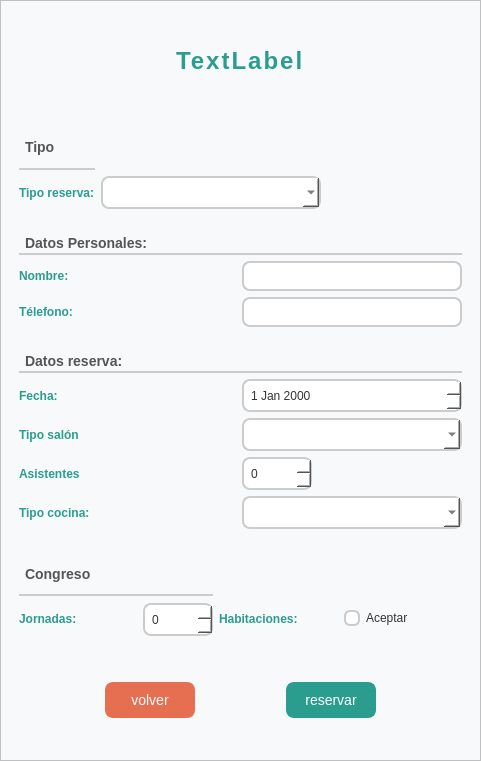
<?xml version="1.0" encoding="UTF-8"?>
<ui version="4.0">
 <class>window_reserva</class>
 <widget class="QWidget" name="window_reserva">
  <property name="geometry">
   <rect>
    <x>0</x>
    <y>0</y>
    <width>481</width>
    <height>761</height>
   </rect>
  </property>
  <property name="minimumSize">
   <size>
    <width>481</width>
    <height>761</height>
   </size>
  </property>
  <property name="maximumSize">
   <size>
    <width>481</width>
    <height>761</height>
   </size>
  </property>
  <property name="windowTitle">
   <string>Form</string>
  </property>
  <widget class="QFrame" name="a_frame">
   <property name="geometry">
    <rect>
     <x>0</x>
     <y>0</y>
     <width>481</width>
     <height>761</height>
    </rect>
   </property>
   <property name="minimumSize">
    <size>
     <width>481</width>
     <height>761</height>
    </size>
   </property>
   <property name="maximumSize">
    <size>
     <width>481</width>
     <height>761</height>
    </size>
   </property>
   <property name="styleSheet">
    <string notr="true">QWidget {
    background-color: #F8F9FA; 
    font-family: &quot;Segoe UI&quot;, Arial, sans-serif; 
    font-size: 14px; 
    color: #333333; 
}
QLabel {
    font-weight: bold; 
    color: #2A9D8F; 
    font-size: 12px; 
}
QLineEdit {
    background-color: #FFFFFF; 
    border: 2px solid #CCCCCC; 
    border-radius: 8px; 
    padding: 5px; 
    font-size: 12px; 
    color: #333333; 
    selection-background-color: #2A9D8F; 
    selection-color: #FFFFFF; 
}

QLineEdit:hover {
    border: 2px solid #A4C639; 
}

QLineEdit:focus {
    border: 2px solid #2A9D8F; 
    outline: none; 
    background-color: #F0FDFC; 
    color: #333333; 
}
QPushButton {
    background-color: #2A9D8F; 
    color: #FFFFFF; 
    border-radius: 8px; 
    padding: 6px 12px; 
    font-size: 14px; 
    border: 2px solid #2A9D8F; 
}

QPushButton:hover {
    background-color: #A4C639; 
    border: 2px solid #A4C639; 
}

QPushButton:pressed {
    background-color: #207567; 
    border: 2px solid #207567; 
}
QComboBox {
    background-color: #FFFFFF; 
    border: 2px solid #CCCCCC; 
    border-radius: 8px; 
    padding: 5px; 
    font-size: 12px; 
    color: #333333; 
}

QComboBox:hover {
    border: 2px solid #A4C639; 
}

QComboBox:focus {
    border: 2px solid #2A9D8F; 
    outline: none; 
    background-color: #F0FDFC; 
}

QComboBox QAbstractItemView {
    background-color: #FFFFFF; 
    selection-background-color: #2A9D8F; 
    selection-color: #FFFFFF; 
}
QSpinBox {
    background-color: #FFFFFF; 
    border: 2px solid #CCCCCC; 
    border-radius: 8px; 
    padding: 5px; 
    font-size: 12px; 
    color: #333333; 
}

QSpinBox:hover {
    border: 2px solid #A4C639; 
}

QSpinBox:focus {
    border: 2px solid #2A9D8F; 
    outline: none; 
    background-color: #F0FDFC; 
}
QRadioButton {
    color: #333333; 
    font-size: 12px; 
}

QRadioButton::indicator {
    border: 2px solid #CCCCCC; 
    border-radius: 6px; 
    width: 12px; 
    height: 12px; 
    background: #FFFFFF; 
}

QRadioButton::indicator:hover {
    border: 2px solid #A4C639; 
}

QRadioButton::indicator:checked {
    background: #2A9D8F; 
}

QGroupBox {
    border: 2px solid #CCCCCC; 
    border-radius: 8px; 
    margin-top: 10px; 
    font-weight: bold; 
    font-size: 12px; 
    color: #2A9D8F; 
}

QGroupBox::title {
    subcontrol-origin: margin; 
    subcontrol-position: top center; 
    padding: 0 10px; 
    background-color: #FFFFFF; 
}
QDateEdit {
    background-color: #FFFFFF; 
    border: 2px solid #CCCCCC; 
    border-radius: 8px; 
    padding: 5px; 
    font-size: 12px; 
    color: #333333; 
}

QDateEdit:hover {
    border: 2px solid #A4C639; 
}

QDateEdit:focus {
    border: 2px solid #2A9D8F; 
    outline: none; 
    background-color: #F0FDFC; 
}</string>
   </property>
   <property name="frameShape">
    <enum>QFrame::StyledPanel</enum>
   </property>
   <property name="frameShadow">
    <enum>QFrame::Raised</enum>
   </property>
   <layout class="QGridLayout" name="gridLayout_7">
    <item row="0" column="0">
     <widget class="QWidget" name="a_widget_title" native="true">
      <property name="styleSheet">
       <string notr="true">QWidget {
    background-color: #F8F9FA; 
    font-family: &quot;Segoe UI&quot;, Arial, sans-serif; 
    font-size: 14px; 
    color: #333333; 
}
QLabel {
    font-weight: bold; 
    color: #2A9D8F; 
    font-size: 12px; 
}
QLineEdit {
    background-color: #FFFFFF; 
    border: 2px solid #CCCCCC; 
    border-radius: 8px; 
    padding: 5px; 
    font-size: 12px; 
    color: #333333; 
    selection-background-color: #2A9D8F; 
    selection-color: #FFFFFF; 
}

QLineEdit:hover {
    border: 2px solid #A4C639; 
}

QLineEdit:focus {
    border: 2px solid #2A9D8F; 
    outline: none; 
    background-color: #F0FDFC; 
    color: #333333; 
}
QPushButton {
    background-color: #2A9D8F; 
    color: #FFFFFF; 
    border-radius: 8px; 
    padding: 6px 12px; 
    font-size: 14px; 
    border: 2px solid #2A9D8F; 
}

QPushButton:hover {
    background-color: #A4C639; 
    border: 2px solid #A4C639; 
}

QPushButton:pressed {
    background-color: #207567; 
    border: 2px solid #207567; 
}
QComboBox {
    background-color: #FFFFFF; 
    border: 2px solid #CCCCCC; 
    border-radius: 8px; 
    padding: 5px; 
    font-size: 12px; 
    color: #333333; 
}

QComboBox:hover {
    border: 2px solid #A4C639; 
}

QComboBox:focus {
    border: 2px solid #2A9D8F; 
    outline: none; 
    background-color: #F0FDFC; 
}

QComboBox QAbstractItemView {
    background-color: #FFFFFF; 
    selection-background-color: #2A9D8F; 
    selection-color: #FFFFFF; 
}
QSpinBox {
    background-color: #FFFFFF; 
    border: 2px solid #CCCCCC; 
    border-radius: 8px; 
    padding: 5px; 
    font-size: 12px; 
    color: #333333; 
}

QSpinBox:hover {
    border: 2px solid #A4C639; 
}

QSpinBox:focus {
    border: 2px solid #2A9D8F; 
    outline: none; 
    background-color: #F0FDFC; 
}
QRadioButton {
    color: #333333; 
    font-size: 12px; 
}

QRadioButton::indicator {
    border: 2px solid #CCCCCC; 
    border-radius: 6px; 
    width: 12px; 
    height: 12px; 
    background: #FFFFFF; 
}

QRadioButton::indicator:hover {
    border: 2px solid #A4C639; 
}

QRadioButton::indicator:checked {
    background: #2A9D8F; 
}

QGroupBox {
    border: 2px solid #CCCCCC; 
    border-radius: 8px; 
    margin-top: 10px; 
    font-weight: bold; 
    font-size: 12px; 
    color: #2A9D8F; 
}

QGroupBox::title {
    subcontrol-origin: margin; 
    subcontrol-position: top center; 
    padding: 0 10px; 
    background-color: #FFFFFF; 
}
QDateEdit {
    background-color: #FFFFFF; 
    border: 2px solid #CCCCCC; 
    border-radius: 8px; 
    padding: 5px; 
    font-size: 12px; 
    color: #333333; 
}

QDateEdit:hover {
    border: 2px solid #A4C639; 
}

QDateEdit:focus {
    border: 2px solid #2A9D8F; 
    outline: none; 
    background-color: #F0FDFC; 
}</string>
      </property>
      <layout class="QGridLayout" name="gridLayout">
       <item row="0" column="0">
        <spacer name="horizontalSpacer_11">
         <property name="orientation">
          <enum>Qt::Horizontal</enum>
         </property>
         <property name="sizeHint" stdset="0">
          <size>
           <width>120</width>
           <height>20</height>
          </size>
         </property>
        </spacer>
       </item>
       <item row="0" column="1">
        <widget class="QLabel" name="a_label_title">
         <property name="styleSheet">
          <string notr="true">QLabel{
    font-size: 24px; 
    font-weight: bold; 
    color: #2A9D8F; 
    background-color: transparent; 
    border: none; 
    text-align: center; 
    padding: 10px;
    text-transform: uppercase; 
    letter-spacing: 2px; 
}</string>
         </property>
         <property name="text">
          <string>TextLabel</string>
         </property>
        </widget>
       </item>
       <item row="0" column="2">
        <spacer name="horizontalSpacer_12">
         <property name="orientation">
          <enum>Qt::Horizontal</enum>
         </property>
         <property name="sizeHint" stdset="0">
          <size>
           <width>120</width>
           <height>20</height>
          </size>
         </property>
        </spacer>
       </item>
      </layout>
     </widget>
    </item>
    <item row="1" column="0">
     <widget class="QWidget" name="a_widget_tipo_reserva" native="true">
      <property name="styleSheet">
       <string notr="true">QWidget {
    background-color: #F8F9FA; 
    font-family: &quot;Segoe UI&quot;, Arial, sans-serif; 
    font-size: 14px; 
    color: #333333; 
}
QLabel {
    font-weight: bold; 
    color: #2A9D8F; 
    font-size: 12px; 
}
QLineEdit {
    background-color: #FFFFFF; 
    border: 2px solid #CCCCCC; 
    border-radius: 8px; 
    padding: 5px; 
    font-size: 12px; 
    color: #333333; 
    selection-background-color: #2A9D8F; 
    selection-color: #FFFFFF; 
}

QLineEdit:hover {
    border: 2px solid #A4C639; 
}

QLineEdit:focus {
    border: 2px solid #2A9D8F; 
    outline: none; 
    background-color: #F0FDFC; 
    color: #333333; 
}
QPushButton {
    background-color: #2A9D8F; 
    color: #FFFFFF; 
    border-radius: 8px; 
    padding: 6px 12px; 
    font-size: 14px; 
    border: 2px solid #2A9D8F; 
}

QPushButton:hover {
    background-color: #A4C639; 
    border: 2px solid #A4C639; 
}

QPushButton:pressed {
    background-color: #207567; 
    border: 2px solid #207567; 
}
QComboBox {
    background-color: #FFFFFF; 
    border: 2px solid #CCCCCC; 
    border-radius: 8px; 
    padding: 5px; 
    font-size: 12px; 
    color: #333333; 
}

QComboBox:hover {
    border: 2px solid #A4C639; 
}

QComboBox:focus {
    border: 2px solid #2A9D8F; 
    outline: none; 
    background-color: #F0FDFC; 
}

QComboBox QAbstractItemView {
    background-color: #FFFFFF; 
    selection-background-color: #2A9D8F; 
    selection-color: #FFFFFF; 
}
QSpinBox {
    background-color: #FFFFFF; 
    border: 2px solid #CCCCCC; 
    border-radius: 8px; 
    padding: 5px; 
    font-size: 12px; 
    color: #333333; 
}

QSpinBox:hover {
    border: 2px solid #A4C639; 
}

QSpinBox:focus {
    border: 2px solid #2A9D8F; 
    outline: none; 
    background-color: #F0FDFC; 
}
QRadioButton {
    color: #333333; 
    font-size: 12px; 
}

QRadioButton::indicator {
    border: 2px solid #CCCCCC; 
    border-radius: 6px; 
    width: 12px; 
    height: 12px; 
    background: #FFFFFF; 
}

QRadioButton::indicator:hover {
    border: 2px solid #A4C639; 
}

QRadioButton::indicator:checked {
    background: #2A9D8F; 
}

QGroupBox {
    border: 2px solid #CCCCCC; 
    border-radius: 8px; 
    margin-top: 10px; 
    font-weight: bold; 
    font-size: 12px; 
    color: #2A9D8F; 
}

QGroupBox::title {
    subcontrol-origin: margin; 
    subcontrol-position: top center; 
    padding: 0 10px; 
    background-color: #FFFFFF; 
}
QDateEdit {
    background-color: #FFFFFF; 
    border: 2px solid #CCCCCC; 
    border-radius: 8px; 
    padding: 5px; 
    font-size: 12px; 
    color: #333333; 
}

QDateEdit:hover {
    border: 2px solid #A4C639; 
}

QDateEdit:focus {
    border: 2px solid #2A9D8F; 
    outline: none; 
    background-color: #F0FDFC; 
}</string>
      </property>
      <layout class="QGridLayout" name="gridLayout_2">
       <item row="0" column="0">
        <widget class="QLabel" name="a_label_title_type">
         <property name="styleSheet">
          <string notr="true">QLabel {
     font-size: 14px; 
    font-weight: 600; 
    color: #555555; 
    background-color: transparent; 
    border: none; 
    text-align: left; 
    padding: 2px; 
    border-bottom: 2px solid #CCCCCC; 
}
</string>
         </property>
         <property name="text">
          <string>Tipo</string>
         </property>
        </widget>
       </item>
       <item row="0" column="1">
        <spacer name="horizontalSpacer">
         <property name="orientation">
          <enum>Qt::Horizontal</enum>
         </property>
         <property name="sizeHint" stdset="0">
          <size>
           <width>357</width>
           <height>20</height>
          </size>
         </property>
        </spacer>
       </item>
       <item row="1" column="0">
        <widget class="QLabel" name="a_label_type_reserva">
         <property name="text">
          <string>Tipo reserva:</string>
         </property>
        </widget>
       </item>
       <item row="1" column="1">
        <widget class="QComboBox" name="a_comboBox_tipe_reserva">
         <property name="minimumSize">
          <size>
           <width>220</width>
           <height>33</height>
          </size>
         </property>
         <property name="maximumSize">
          <size>
           <width>220</width>
           <height>33</height>
          </size>
         </property>
        </widget>
       </item>
      </layout>
     </widget>
    </item>
    <item row="2" column="0">
     <widget class="QWidget" name="a_widget_datas_person" native="true">
      <property name="styleSheet">
       <string notr="true">QWidget {
    background-color: #F8F9FA; 
    font-family: &quot;Segoe UI&quot;, Arial, sans-serif; 
    font-size: 14px; 
    color: #333333; 
}
QLabel {
    font-weight: bold; 
    color: #2A9D8F; 
    font-size: 12px; 
}
QLineEdit {
    background-color: #FFFFFF; 
    border: 2px solid #CCCCCC; 
    border-radius: 8px; 
    padding: 5px; 
    font-size: 12px; 
    color: #333333; 
    selection-background-color: #2A9D8F; 
    selection-color: #FFFFFF; 
}

QLineEdit:hover {
    border: 2px solid #A4C639; 
}

QLineEdit:focus {
    border: 2px solid #2A9D8F; 
    outline: none; 
    background-color: #F0FDFC; 
    color: #333333; 
}
QPushButton {
    background-color: #2A9D8F; 
    color: #FFFFFF; 
    border-radius: 8px; 
    padding: 6px 12px; 
    font-size: 14px; 
    border: 2px solid #2A9D8F; 
}

QPushButton:hover {
    background-color: #A4C639; 
    border: 2px solid #A4C639; 
}

QPushButton:pressed {
    background-color: #207567; 
    border: 2px solid #207567; 
}
QComboBox {
    background-color: #FFFFFF; 
    border: 2px solid #CCCCCC; 
    border-radius: 8px; 
    padding: 5px; 
    font-size: 12px; 
    color: #333333; 
}

QComboBox:hover {
    border: 2px solid #A4C639; 
}

QComboBox:focus {
    border: 2px solid #2A9D8F; 
    outline: none; 
    background-color: #F0FDFC; 
}

QComboBox QAbstractItemView {
    background-color: #FFFFFF; 
    selection-background-color: #2A9D8F; 
    selection-color: #FFFFFF; 
}
QSpinBox {
    background-color: #FFFFFF; 
    border: 2px solid #CCCCCC; 
    border-radius: 8px; 
    padding: 5px; 
    font-size: 12px; 
    color: #333333; 
}

QSpinBox:hover {
    border: 2px solid #A4C639; 
}

QSpinBox:focus {
    border: 2px solid #2A9D8F; 
    outline: none; 
    background-color: #F0FDFC; 
}
QRadioButton {
    color: #333333; 
    font-size: 12px; 
}

QRadioButton::indicator {
    border: 2px solid #CCCCCC; 
    border-radius: 6px; 
    width: 12px; 
    height: 12px; 
    background: #FFFFFF; 
}

QRadioButton::indicator:hover {
    border: 2px solid #A4C639; 
}

QRadioButton::indicator:checked {
    background: #2A9D8F; 
}

QGroupBox {
    border: 2px solid #CCCCCC; 
    border-radius: 8px; 
    margin-top: 10px; 
    font-weight: bold; 
    font-size: 12px; 
    color: #2A9D8F; 
}

QGroupBox::title {
    subcontrol-origin: margin; 
    subcontrol-position: top center; 
    padding: 0 10px; 
    background-color: #FFFFFF; 
}
QDateEdit {
    background-color: #FFFFFF; 
    border: 2px solid #CCCCCC; 
    border-radius: 8px; 
    padding: 5px; 
    font-size: 12px; 
    color: #333333; 
}

QDateEdit:hover {
    border: 2px solid #A4C639; 
}

QDateEdit:focus {
    border: 2px solid #2A9D8F; 
    outline: none; 
    background-color: #F0FDFC; 
}</string>
      </property>
      <layout class="QGridLayout" name="gridLayout_3">
       <item row="2" column="0">
        <widget class="QLabel" name="a_label_phone">
         <property name="text">
          <string>Télefono:</string>
         </property>
        </widget>
       </item>
       <item row="1" column="1">
        <widget class="QLineEdit" name="a_lineEdit_name">
         <property name="maximumSize">
          <size>
           <width>220</width>
           <height>33</height>
          </size>
         </property>
        </widget>
       </item>
       <item row="2" column="1">
        <widget class="QLineEdit" name="a_lineEdit_phone">
         <property name="maximumSize">
          <size>
           <width>220</width>
           <height>33</height>
          </size>
         </property>
        </widget>
       </item>
       <item row="1" column="0">
        <widget class="QLabel" name="a_label_name">
         <property name="text">
          <string>Nombre:</string>
         </property>
        </widget>
       </item>
       <item row="0" column="0" colspan="2">
        <widget class="QLabel" name="a_label_title_person">
         <property name="styleSheet">
          <string notr="true">QLabel {
     font-size: 14px; 
    font-weight: 600; 
    color: #555555; 
    background-color: transparent; 
    border: none; 
    text-align: left; 
    padding: 2px; 
    border-bottom: 2px solid #CCCCCC; 
}
</string>
         </property>
         <property name="text">
          <string>Datos Personales:</string>
         </property>
        </widget>
       </item>
      </layout>
     </widget>
    </item>
    <item row="3" column="0">
     <widget class="QWidget" name="a_widget_reservas" native="true">
      <property name="styleSheet">
       <string notr="true">QWidget {
    background-color: #F8F9FA; 
    font-family: &quot;Segoe UI&quot;, Arial, sans-serif; 
    font-size: 14px; 
    color: #333333; 
}
QLabel {
    font-weight: bold; 
    color: #2A9D8F; 
    font-size: 12px; 
}
QLineEdit {
    background-color: #FFFFFF; 
    border: 2px solid #CCCCCC; 
    border-radius: 8px; 
    padding: 5px; 
    font-size: 12px; 
    color: #333333; 
    selection-background-color: #2A9D8F; 
    selection-color: #FFFFFF; 
}

QLineEdit:hover {
    border: 2px solid #A4C639; 
}

QLineEdit:focus {
    border: 2px solid #2A9D8F; 
    outline: none; 
    background-color: #F0FDFC; 
    color: #333333; 
}
QPushButton {
    background-color: #2A9D8F; 
    color: #FFFFFF; 
    border-radius: 8px; 
    padding: 6px 12px; 
    font-size: 14px; 
    border: 2px solid #2A9D8F; 
}

QPushButton:hover {
    background-color: #A4C639; 
    border: 2px solid #A4C639; 
}

QPushButton:pressed {
    background-color: #207567; 
    border: 2px solid #207567; 
}
QComboBox {
    background-color: #FFFFFF; 
    border: 2px solid #CCCCCC; 
    border-radius: 8px; 
    padding: 5px; 
    font-size: 12px; 
    color: #333333; 
}

QComboBox:hover {
    border: 2px solid #A4C639; 
}

QComboBox:focus {
    border: 2px solid #2A9D8F; 
    outline: none; 
    background-color: #F0FDFC; 
}

QComboBox QAbstractItemView {
    background-color: #FFFFFF; 
    selection-background-color: #2A9D8F; 
    selection-color: #FFFFFF; 
}
QSpinBox {
    background-color: #FFFFFF; 
    border: 2px solid #CCCCCC; 
    border-radius: 8px; 
    padding: 5px; 
    font-size: 12px; 
    color: #333333; 
}

QSpinBox:hover {
    border: 2px solid #A4C639; 
}

QSpinBox:focus {
    border: 2px solid #2A9D8F; 
    outline: none; 
    background-color: #F0FDFC; 
}
QRadioButton {
    color: #333333; 
    font-size: 12px; 
}

QRadioButton::indicator {
    border: 2px solid #CCCCCC; 
    border-radius: 6px; 
    width: 12px; 
    height: 12px; 
    background: #FFFFFF; 
}

QRadioButton::indicator:hover {
    border: 2px solid #A4C639; 
}

QRadioButton::indicator:checked {
    background: #2A9D8F; 
}

QGroupBox {
    border: 2px solid #CCCCCC; 
    border-radius: 8px; 
    margin-top: 10px; 
    font-weight: bold; 
    font-size: 12px; 
    color: #2A9D8F; 
}

QGroupBox::title {
    subcontrol-origin: margin; 
    subcontrol-position: top center; 
    padding: 0 10px; 
    background-color: #FFFFFF; 
}
QDateEdit {
    background-color: #FFFFFF; 
    border: 2px solid #CCCCCC; 
    border-radius: 8px; 
    padding: 5px; 
    font-size: 12px; 
    color: #333333; 
}

QDateEdit:hover {
    border: 2px solid #A4C639; 
}

QDateEdit:focus {
    border: 2px solid #2A9D8F; 
    outline: none; 
    background-color: #F0FDFC; 
}</string>
      </property>
      <layout class="QGridLayout" name="gridLayout_4">
       <item row="0" column="0" colspan="2">
        <widget class="QLabel" name="a_label_title_reserva">
         <property name="styleSheet">
          <string notr="true">QLabel {
     font-size: 14px; 
    font-weight: 600; 
    color: #555555; 
    background-color: transparent; 
    border: none; 
    text-align: left; 
    padding: 2px; 
    border-bottom: 2px solid #CCCCCC; 
}</string>
         </property>
         <property name="text">
          <string>Datos reserva:</string>
         </property>
        </widget>
       </item>
       <item row="1" column="0">
        <widget class="QLabel" name="a_label_date">
         <property name="text">
          <string>Fecha:</string>
         </property>
        </widget>
       </item>
       <item row="1" column="1">
        <widget class="QDateEdit" name="a_dateEdit_date">
         <property name="minimumSize">
          <size>
           <width>220</width>
           <height>33</height>
          </size>
         </property>
        </widget>
       </item>
       <item row="2" column="0">
        <widget class="QLabel" name="a_label_type_salon">
         <property name="text">
          <string>Tipo salón</string>
         </property>
        </widget>
       </item>
       <item row="2" column="1">
        <widget class="QComboBox" name="a_comboBox_salon">
         <property name="minimumSize">
          <size>
           <width>220</width>
           <height>33</height>
          </size>
         </property>
        </widget>
       </item>
       <item row="3" column="0">
        <widget class="QLabel" name="a_label_asistent">
         <property name="text">
          <string>Asistentes</string>
         </property>
        </widget>
       </item>
       <item row="3" column="1">
        <widget class="QSpinBox" name="a_spinBox_asistans">
         <property name="minimumSize">
          <size>
           <width>70</width>
           <height>33</height>
          </size>
         </property>
         <property name="maximumSize">
          <size>
           <width>70</width>
           <height>33</height>
          </size>
         </property>
        </widget>
       </item>
       <item row="4" column="0">
        <widget class="QLabel" name="a_label_tipo_cocina">
         <property name="text">
          <string>Tipo cocina:</string>
         </property>
        </widget>
       </item>
       <item row="4" column="1">
        <widget class="QComboBox" name="a_comboBox_cocina">
         <property name="minimumSize">
          <size>
           <width>220</width>
           <height>33</height>
          </size>
         </property>
        </widget>
       </item>
      </layout>
     </widget>
    </item>
    <item row="4" column="0">
     <widget class="QWidget" name="a_widget_data_congres" native="true">
      <property name="styleSheet">
       <string notr="true">QWidget {
    background-color: #F8F9FA; 
    font-family: &quot;Segoe UI&quot;, Arial, sans-serif; 
    font-size: 14px; 
    color: #333333; 
}
QLabel {
    font-weight: bold; 
    color: #2A9D8F; 
    font-size: 12px; 
}
QLineEdit {
    background-color: #FFFFFF; 
    border: 2px solid #CCCCCC; 
    border-radius: 8px; 
    padding: 5px; 
    font-size: 12px; 
    color: #333333; 
    selection-background-color: #2A9D8F; 
    selection-color: #FFFFFF; 
}

QLineEdit:hover {
    border: 2px solid #A4C639; 
}

QLineEdit:focus {
    border: 2px solid #2A9D8F; 
    outline: none; 
    background-color: #F0FDFC; 
    color: #333333; 
}
QPushButton {
    background-color: #2A9D8F; 
    color: #FFFFFF; 
    border-radius: 8px; 
    padding: 6px 12px; 
    font-size: 14px; 
    border: 2px solid #2A9D8F; 
}

QPushButton:hover {
    background-color: #A4C639; 
    border: 2px solid #A4C639; 
}

QPushButton:pressed {
    background-color: #207567; 
    border: 2px solid #207567; 
}
QComboBox {
    background-color: #FFFFFF; 
    border: 2px solid #CCCCCC; 
    border-radius: 8px; 
    padding: 5px; 
    font-size: 12px; 
    color: #333333; 
}

QComboBox:hover {
    border: 2px solid #A4C639; 
}

QComboBox:focus {
    border: 2px solid #2A9D8F; 
    outline: none; 
    background-color: #F0FDFC; 
}

QComboBox QAbstractItemView {
    background-color: #FFFFFF; 
    selection-background-color: #2A9D8F; 
    selection-color: #FFFFFF; 
}
QSpinBox {
    background-color: #FFFFFF; 
    border: 2px solid #CCCCCC; 
    border-radius: 8px; 
    padding: 5px; 
    font-size: 12px; 
    color: #333333; 
}

QSpinBox:hover {
    border: 2px solid #A4C639; 
}

QSpinBox:focus {
    border: 2px solid #2A9D8F; 
    outline: none; 
    background-color: #F0FDFC; 
}
QRadioButton {
    color: #333333; 
    font-size: 12px; 
}

QRadioButton::indicator {
    border: 2px solid #CCCCCC; 
    border-radius: 6px; 
    width: 12px; 
    height: 12px; 
    background: #FFFFFF; 
}

QRadioButton::indicator:hover {
    border: 2px solid #A4C639; 
}

QRadioButton::indicator:checked {
    background: #2A9D8F; 
}

QGroupBox {
    border: 2px solid #CCCCCC; 
    border-radius: 8px; 
    margin-top: 10px; 
    font-weight: bold; 
    font-size: 12px; 
    color: #2A9D8F; 
}

QGroupBox::title {
    subcontrol-origin: margin; 
    subcontrol-position: top center; 
    padding: 0 10px; 
    background-color: #FFFFFF; 
}
QDateEdit {
    background-color: #FFFFFF; 
    border: 2px solid #CCCCCC; 
    border-radius: 8px; 
    padding: 5px; 
    font-size: 12px; 
    color: #333333; 
}

QDateEdit:hover {
    border: 2px solid #A4C639; 
}

QDateEdit:focus {
    border: 2px solid #2A9D8F; 
    outline: none; 
    background-color: #F0FDFC; 
}</string>
      </property>
      <layout class="QGridLayout" name="gridLayout_5">
       <item row="0" column="0" colspan="2">
        <widget class="QLabel" name="a_label_title_congres">
         <property name="styleSheet">
          <string notr="true">QLabel {
     font-size: 14px; 
    font-weight: 600; 
    color: #555555; 
    background-color: transparent; 
    border: none; 
    text-align: left; 
    padding: 2px; 
    border-bottom: 2px solid #CCCCCC; 
}</string>
         </property>
         <property name="text">
          <string>Congreso</string>
         </property>
        </widget>
       </item>
       <item row="1" column="0">
        <widget class="QLabel" name="a_label_jornadas">
         <property name="text">
          <string>Jornadas:</string>
         </property>
        </widget>
       </item>
       <item row="1" column="1">
        <widget class="QSpinBox" name="a_spinBox_jornadas">
         <property name="minimumSize">
          <size>
           <width>70</width>
           <height>33</height>
          </size>
         </property>
         <property name="maximumSize">
          <size>
           <width>70</width>
           <height>30</height>
          </size>
         </property>
        </widget>
       </item>
       <item row="1" column="2">
        <widget class="QLabel" name="a_label_habita">
         <property name="text">
          <string>Habitaciones:</string>
         </property>
        </widget>
       </item>
       <item row="1" column="3">
        <widget class="QRadioButton" name="a_radioButton_habita">
         <property name="text">
          <string>Aceptar</string>
         </property>
        </widget>
       </item>
      </layout>
     </widget>
    </item>
    <item row="5" column="0">
     <widget class="QWidget" name="a_widget_buttons" native="true">
      <property name="styleSheet">
       <string notr="true">QWidget {
    background-color: #F8F9FA; 
    font-family: &quot;Segoe UI&quot;, Arial, sans-serif; 
    font-size: 14px; 
    color: #333333; 
}
QLabel {
    font-weight: bold; 
    color: #2A9D8F; 
    font-size: 12px; 
}
QLineEdit {
    background-color: #FFFFFF; 
    border: 2px solid #CCCCCC; 
    border-radius: 8px; 
    padding: 5px; 
    font-size: 12px; 
    color: #333333; 
    selection-background-color: #2A9D8F; 
    selection-color: #FFFFFF; 
}

QLineEdit:hover {
    border: 2px solid #A4C639; 
}

QLineEdit:focus {
    border: 2px solid #2A9D8F; 
    outline: none; 
    background-color: #F0FDFC; 
    color: #333333; 
}
QPushButton {
    background-color: #2A9D8F; 
    color: #FFFFFF; 
    border-radius: 8px; 
    padding: 6px 12px; 
    font-size: 14px; 
    border: 2px solid #2A9D8F; 
}

QPushButton:hover {
    background-color: #A4C639; 
    border: 2px solid #A4C639; 
}

QPushButton:pressed {
    background-color: #207567; 
    border: 2px solid #207567; 
}
QComboBox {
    background-color: #FFFFFF; 
    border: 2px solid #CCCCCC; 
    border-radius: 8px; 
    padding: 5px; 
    font-size: 12px; 
    color: #333333; 
}

QComboBox:hover {
    border: 2px solid #A4C639; 
}

QComboBox:focus {
    border: 2px solid #2A9D8F; 
    outline: none; 
    background-color: #F0FDFC; 
}

QComboBox QAbstractItemView {
    background-color: #FFFFFF; 
    selection-background-color: #2A9D8F; 
    selection-color: #FFFFFF; 
}
QSpinBox {
    background-color: #FFFFFF; 
    border: 2px solid #CCCCCC; 
    border-radius: 8px; 
    padding: 5px; 
    font-size: 12px; 
    color: #333333; 
}

QSpinBox:hover {
    border: 2px solid #A4C639; 
}

QSpinBox:focus {
    border: 2px solid #2A9D8F; 
    outline: none; 
    background-color: #F0FDFC; 
}
QRadioButton {
    color: #333333; 
    font-size: 12px; 
}

QRadioButton::indicator {
    border: 2px solid #CCCCCC; 
    border-radius: 6px; 
    width: 12px; 
    height: 12px; 
    background: #FFFFFF; 
}

QRadioButton::indicator:hover {
    border: 2px solid #A4C639; 
}

QRadioButton::indicator:checked {
    background: #2A9D8F; 
}

QGroupBox {
    border: 2px solid #CCCCCC; 
    border-radius: 8px; 
    margin-top: 10px; 
    font-weight: bold; 
    font-size: 12px; 
    color: #2A9D8F; 
}

QGroupBox::title {
    subcontrol-origin: margin; 
    subcontrol-position: top center; 
    padding: 0 10px; 
    background-color: #FFFFFF; 
}
QDateEdit {
    background-color: #FFFFFF; 
    border: 2px solid #CCCCCC; 
    border-radius: 8px; 
    padding: 5px; 
    font-size: 12px; 
    color: #333333; 
}

QDateEdit:hover {
    border: 2px solid #A4C639; 
}

QDateEdit:focus {
    border: 2px solid #2A9D8F; 
    outline: none; 
    background-color: #F0FDFC; 
}</string>
      </property>
      <layout class="QGridLayout" name="gridLayout_6">
       <item row="0" column="0">
        <spacer name="horizontalSpacer_13">
         <property name="orientation">
          <enum>Qt::Horizontal</enum>
         </property>
         <property name="sizeHint" stdset="0">
          <size>
           <width>77</width>
           <height>20</height>
          </size>
         </property>
        </spacer>
       </item>
       <item row="0" column="1">
        <widget class="QPushButton" name="a_pushButton_volver">
         <property name="minimumSize">
          <size>
           <width>90</width>
           <height>36</height>
          </size>
         </property>
         <property name="styleSheet">
          <string notr="true">
QPushButton {
    background-color: #E76F51;
    color: #FFFFFF;  
    border-radius: 8px; 
    padding: 6px 12px;
    font-size: 14px;  
    border: 2px solid #E76F51;  
}

QPushButton:hover {
    background-color: #F4A261;
    border: 2px solid #F4A261;  
}

QPushButton:pressed {
    background-color: #D75D32; 
    border: 2px solid #D75D32; 
}
</string>
         </property>
         <property name="text">
          <string>volver</string>
         </property>
        </widget>
       </item>
       <item row="0" column="2">
        <spacer name="horizontalSpacer_2">
         <property name="orientation">
          <enum>Qt::Horizontal</enum>
         </property>
         <property name="sizeHint" stdset="0">
          <size>
           <width>76</width>
           <height>20</height>
          </size>
         </property>
        </spacer>
       </item>
       <item row="0" column="3">
        <widget class="QPushButton" name="a_pushButton_reserva">
         <property name="minimumSize">
          <size>
           <width>90</width>
           <height>36</height>
          </size>
         </property>
         <property name="text">
          <string>reservar</string>
         </property>
        </widget>
       </item>
       <item row="0" column="4">
        <spacer name="horizontalSpacer_3">
         <property name="orientation">
          <enum>Qt::Horizontal</enum>
         </property>
         <property name="sizeHint" stdset="0">
          <size>
           <width>77</width>
           <height>20</height>
          </size>
         </property>
        </spacer>
       </item>
      </layout>
     </widget>
    </item>
   </layout>
  </widget>
 </widget>
 <resources/>
 <connections/>
</ui>
